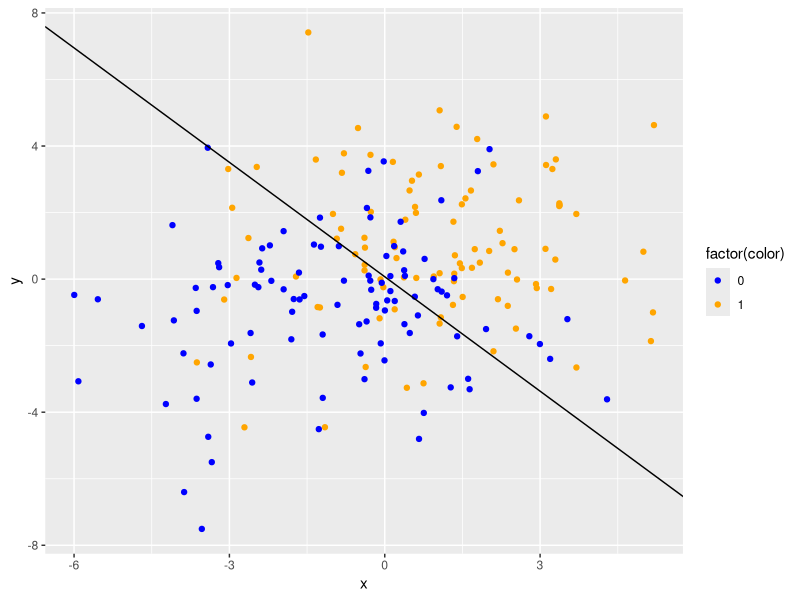
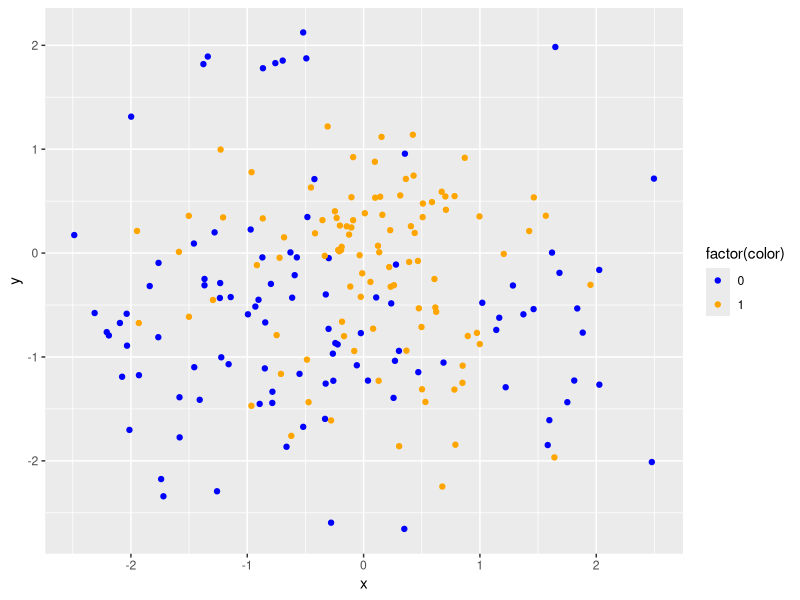

Generate these figures, in order, with R: (Note: this script raises an error after producing the figures.)
## ---- chunk 1
library(tidyverse)
library(mvtnorm)
## ---- chunk 2
rnorm(n = 10, mean = 1, sd = 2)
## ---- chunk 3
rmvnorm(n = 10, mean = c(1, 2), sigma = diag(c(3, 4)))
## ---- chunk 4
diag(c(3, 4))
## ---- chunk 5
diag(5)
## ---- chunk 6
orange_center <- c(1, 1)
blue_center <- c(-1, -1)

orange <- tibble(x = rnorm(100, mean = orange_center[1], sd = 2),
                 y = rnorm(100, mean = orange_center[2], sd = 2), color = 1)
blue <- tibble(x = rnorm(100, mean = -1, sd = 2),
               y = rnorm(100, mean = -1, sd = 2), color = 0)
training <- rbind(orange, blue)
## ---- chunk 7
head(training)
## ---- chunk 8
fit <- lm(color ~ x + y, data = training)
## ---- chunk 9
summary(fit)
## ---- chunk 10
intercept <- coef(fit)[1]
coef_x <- coef(fit)[2]
coef_y <- coef(fit)[3]
## ---- chunk 11
ggplot(data = training) +
  geom_point(mapping = aes(x = x, y = y, color = factor(color))) +
  scale_color_manual(values = c("0" = "blue", "1" = "orange")) +
  geom_abline(intercept = (intercept - 0.5) / (-coef_y), slope = coef_x / (-coef_y))
## ---- chunk 12
orange_centers <- tibble(x = rnorm(10, 0, 1), y = rnorm(10, 0, 1))
blue_centers <- tibble(x = rnorm(10, 0, 1), y = rnorm(10, 0, 1))
## ---- chunk 13
orange_matrix <- matrix(, nrow = 100, ncol = 3)
blue_matrix <- matrix(,nrow = 100, ncol = 3)

for (i in 1:100) {
  rand_blue <- sample(1:10)
  rand_orange <- sample(1:10)
  
  blue_center <- c(blue_centers$x[rand_blue], blue_centers$y[rand_blue])
  orange_center <- c(orange_centers$x[rand_orange], orange_centers$y[rand_orange])
  
  blue_point <- rnorm(2, mean = blue_center, sd = sqrt(1/5))
  orange_point <- rnorm(2, mean = orange_center, sd = sqrt(1/5))
  
  blue_matrix[i, ] <- c(blue_point, 0)
  orange_matrix[i, ] <- c(orange_point, 1)
}

colnames(blue_matrix) <- c("x", "y", "color")
colnames(orange_matrix) <- c("x", "y", "color")

blue <- as_tibble(blue_matrix)
orange <- as_tibble(orange_matrix)

training <- rbind(blue, orange)
## ---- chunk 14
ggplot(data = training) +
  geom_point(mapping = aes(x = x, y = y, color = factor(color))) +
  scale_color_manual(values = c("0" = "blue", "1" = "orange"))
## ---- chunk 15
training_frame = as.data.frame(training)
knn_model <- train(
  as.factor(color) ~ x + y,
  data = training_frame,
  method = "knn"
)

knn_grid <- expand.grid(x = seq(-3, 3, by = 0.01), y = seq(-3, 3, by = 0.01))

knn_pred_grid <- predict(knn_model, newdata = knn_grid)

knn_grid$prediction <- knn_pred_grid
